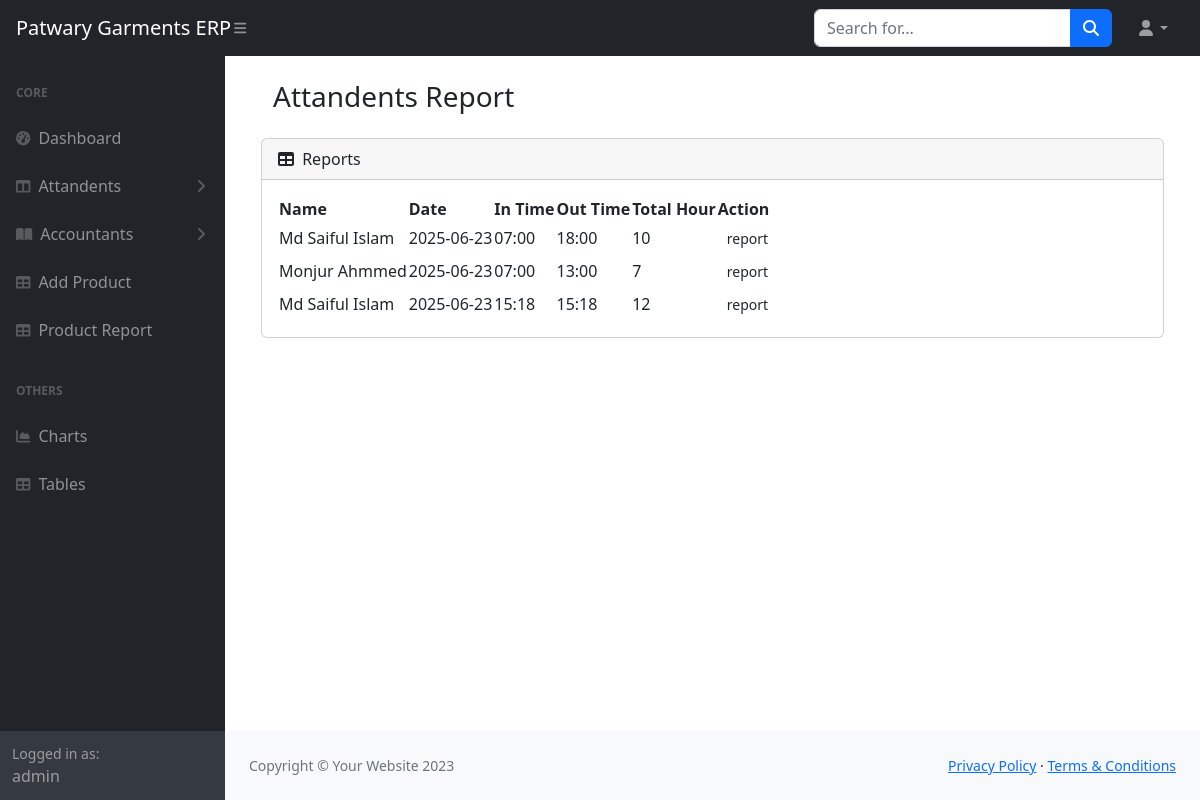
The app's page /attandents-report (signed in), older data.
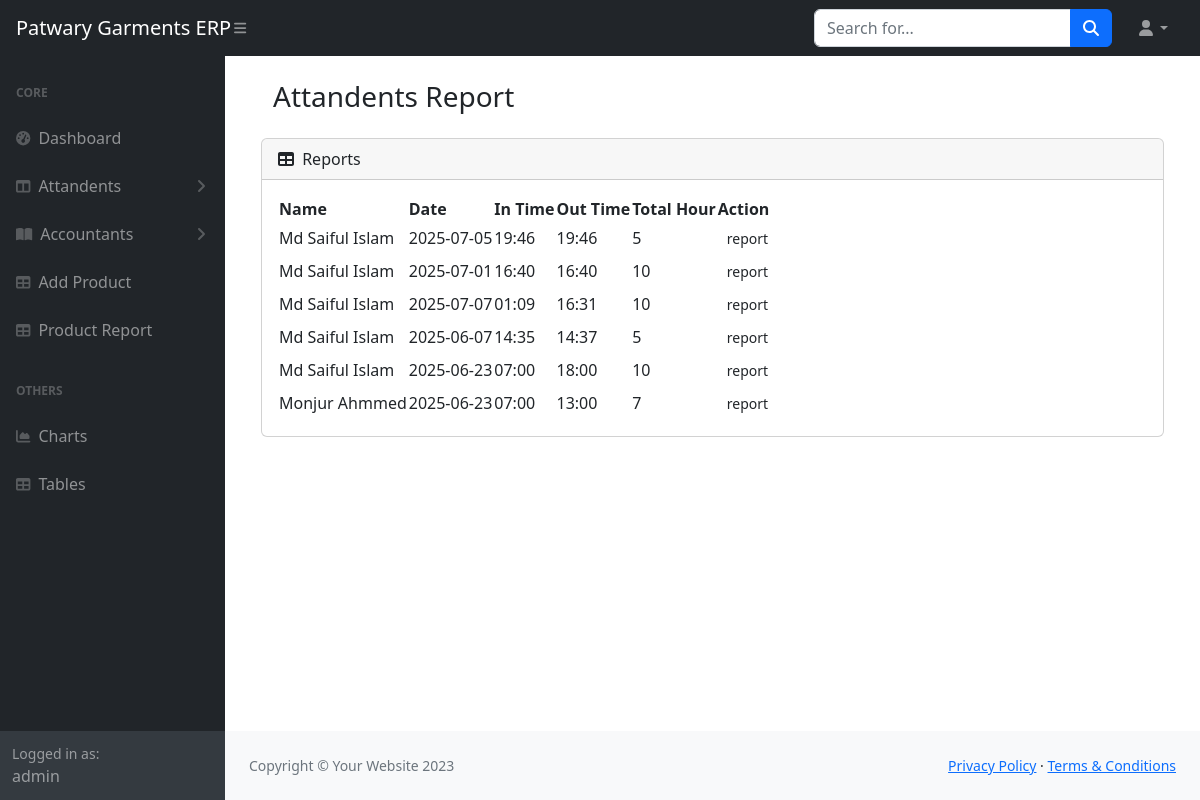
The same page, newer data.
### core/models.py (models this page shows, shortened)
class Atandents(models.Model):
    name = models.CharField(max_length=250)
    date = models.CharField(max_length=250)
    entry = models.CharField(max_length=250,null=True,blank=True)
    out = models.CharField(max_length=250,blank=True, null=True)
    total_hour = models.IntegerField()
    author = models.ForeignKey(User, on_delete=models.CASCADE,null=True,blank=True)
    employee = models.ForeignKey(Employees,on_delete=models.CASCADE,null=True,blank=True)

### core/views.py (the view)
# urls.py: path('attandents-report',attandentsReport,name="attandents_Report"),
def attandentsReport(request):
     if request.user.is_authenticated:
        attandentsReport = Atandents.objects.order_by("-id")
        return render(request,'core/attandents_report.html',locals())
     else:
        return redirect('signin')

### core/templates/core/attandents_report.html (shortened to what this page needs)
{% extends "base/base.html" %} {% load static %}  {% block body %}
<main>
  <div class="container">
    <div class="row justify-content-center p-4">
      <div class="row mb-3">
        <div class="col-12">
          <h3>Attandents Report</h3>
        </div>
      </div>
      <div class="col-12">
        <div class="card mb-4">
      <div class="card-header">
        <i class="fas fa-table me-1"></i>
        Reports
      </div>
      <div class="card-body">
        <table id="datatablesSimple">
          <thead>
            <tr>
              <th>Name</th>
              <th>Date</th>
              <th>In Time</th>
              <th>Out Time</th>
              <th>Total Hour</th>
              <th>Action</th>
            </tr>
          </thead>
          <tbody>
            {% for attandentsreport in attandentsReport %}
            <tr>
              <td> {{attandentsreport.name}} </td>
              <td>{{attandentsreport.date}}</td>
              <td>{{attandentsreport.entry}}</td>
              <td>{{attandentsreport.out}}</td>
              <td>{{attandentsreport.total_hour}}</td>
              <td> <a class="btn btn-sm " href="">report</a> </td>
            </tr>
            {% endfor %}
          </tbody>
        </table>
      </div>
    </div>
    </div>
  </div>
</main>
{% endblock body %}

### templates/base/base.html (shortened to what this page needs)
<!DOCTYPE html>
{% load static %}
<html lang="en">
  <head>
    <link
      href="https://cdn.jsdelivr.net/npm/simple-datatables@7.1.2/dist/style.min.css"
      rel="stylesheet"
    />
    <link href="{% static 'base/css/styles.css' %}" rel="stylesheet" />
  </head>
  <body class="sb-nav-fixed">
    <nav class="sb-topnav navbar navbar-expand navbar-dark bg-dark">
      <a class="navbar-brand ps-3" href="{% url 'dashboard' %}"
        >Patwary Garments ERP</a
      >
      <button
        class="btn btn-link btn-sm order-1 order-lg-0 me-4 me-lg-0"
        id="sidebarToggle"
        href="#!"
      >
        <i class="fas fa-bars"></i>
      </button>
      <form
        class="d-none d-md-inline-block form-inline ms-auto me-0 me-md-3 my-2 my-md-0"
      >
        <div class="input-group">
          <input
            class="form-control"
            type="text"
            placeholder="Search for..."
            aria-label="Search for..."
            aria-describedby="btnNavbarSearch"
          />
          <button class="btn btn-primary" id="btnNavbarSearch" type="button">
            <i class="fas fa-search"></i>
          </button>
        </div>
      </form>
      <ul class="navbar-nav ms-auto ms-md-0 me-3 me-lg-4">
        <li class="nav-item dropdown">
          <a
            class="nav-link dropdown-toggle"
            id="navbarDropdown"
            href="#"
            role="button"
            data-bs-toggle="dropdown"
            aria-expanded="false"
            ><i class="fas fa-user fa-fw"></i
          ></a>
        </li>
      </ul>
    </nav>
    <div id="layoutSidenav">
      <div id="layoutSidenav_nav">
        <nav class="sb-sidenav accordion sb-sidenav-dark" id="sidenavAccordion">
          <div class="sb-sidenav-menu">
            <div class="nav">
              <div class="sb-sidenav-menu-heading">Core</div>
              <a class="nav-link" href="index.html">
                <div class="sb-nav-link-icon">
                  <i class="fas fa-tachometer-alt"></i>
                </div>
                Dashboard
              </a>
              <a
                class="nav-link collapsed"
                href="#"
                data-bs-toggle="collapse"
                data-bs-target="#collapseLayouts"
                aria-expanded="false"
                aria-controls="collapseLayouts"
              >
                <div class="sb-nav-link-icon">
                  <i class="fas fa-columns"></i>
                </div>
                Attandents
                <div class="sb-sidenav-collapse-arrow">
                  <i class="fas fa-angle-down"></i>
                </div>
              </a>
              <a
                class="nav-link collapsed"
                href="#"
                data-bs-toggle="collapse"
                data-bs-target="#collapsePages"
                aria-expanded="false"
                aria-controls="collapsePages"
              >
                <div class="sb-nav-link-icon">
                  <i class="fas fa-book-open"></i>
                </div>
                Accountants
                <div class="sb-sidenav-collapse-arrow">
                  <i class="fas fa-angle-down"></i>
                </div>
              </a>
              <a class="nav-link" href="{% url 'add_products' %}">
                <div class="sb-nav-link-icon"><i class="fas fa-table"></i></div>
                Add Product
              </a>
              <a class="nav-link" href="{% url 'product_report' %}">
                <div class="sb-nav-link-icon"><i class="fas fa-table"></i></div>
                Product Report
              </a>
              <div class="sb-sidenav-menu-heading">Others</div>
              <a class="nav-link" href="">
                <div class="sb-nav-link-icon">
                  <i class="fas fa-chart-area"></i>
                </div>
                Charts
              </a>
              <a class="nav-link" href="">
                <div class="sb-nav-link-icon"><i class="fas fa-table"></i></div>
                Tables
              </a>
            </div>
          </div>
          <div class="sb-sidenav-footer">
            <div class="small">Logged in as:</div>
            {{request.user.username}}
          </div>
        </nav>
      </div>
      <div id="layoutSidenav_content">
        {% block body %}{% endblock body %}
        <footer class="py-4 bg-light mt-auto">
          <div class="container-fluid px-4">
            <div
              class="d-flex align-items-center justify-content-between small"
            >
              <div class="text-muted">Copyright &copy; Your Website 2023</div>
              <div>
                <a href="#">Privacy Policy</a>
                &middot;
                <a href="#">Terms &amp; Conditions</a>
              </div>
            </div>
          </div>
        </footer>
      </div>
    </div>
  </body>
</html>

Row changes from the older to the newer data that the page shows:
removed Atandents: name "Md Saiful Islam", date "2025-06-23", entry "15:18", out "15:18", total_hour "12"
added Atandents: name "Md Saiful Islam", date "2025-07-05", entry "19:46", out "19:46", total_hour "5"
added Atandents: name "Md Saiful Islam", date "2025-07-01", entry "16:40", out "16:40", total_hour "10"
added Atandents: name "Md Saiful Islam", date "2025-07-07", entry "01:09", out "16:31", total_hour "10"
added Atandents: name "Md Saiful Islam", date "2025-06-07", entry "14:35", out "14:37", total_hour "5"
